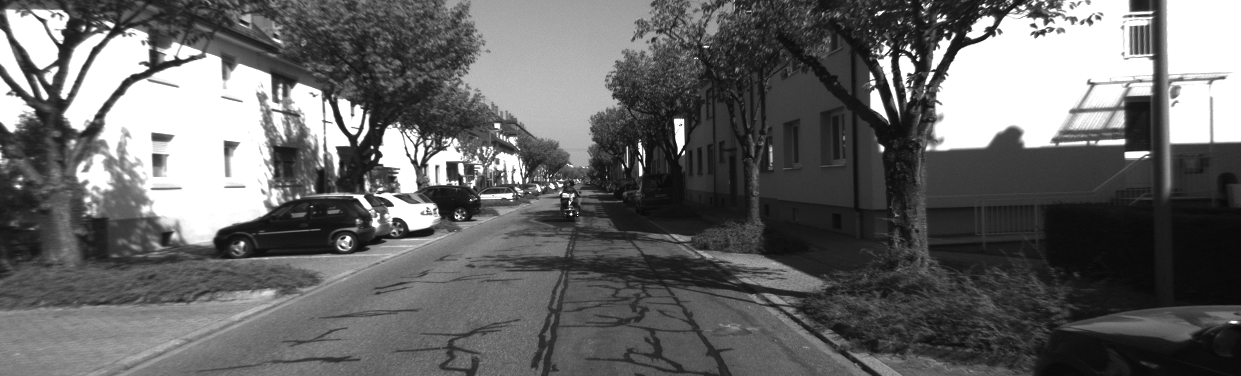
#> input picture src/KITTI_sample/images/10.png, 1241 x 376 px, given in place of 1.png, which was not available
$ python final.py
#> lines starting #> are read from the running program, lines starting #| are printed output that depends on the picture; long printed decimals are rounded; pictures that were not available may be replaced by others from this repository, and a replacement may not be noted
"""
MONOCULAR VISUAL ODOMETRY ON KITTI DATASET

TEAM MEMBERS:
1. Arihant Gaur
2. Saurabh Kemekar
3. Aman Jain
"""


import cv2
import numpy as np
import matplotlib.pyplot as plt
import time


# PARAMETERS THAT CAN BE CHANGED
ImgLoc = '/home/arihant/visod/src/KITTI_sample/images/' # Images Location
GTLoc = '/home/arihant/visod/src/KITTI_sample/poses.txt' # Ground truth location file. Write None if you don't have it.
totImages = 151
FeatureDetect = 'FAST' # FEATURE DETECTION METHOD ('FAST', 'SIFT', 'SURF', 'SHI-TOMASI')
lk_params = dict(winSize=(21, 21), maxLevel=3, criteria=(cv2.TERM_CRITERIA_EPS | cv2.TERM_CRITERIA_COUNT, 30, 0.01)) # Lucas Kanade Parameters for Optical Flow
matchDiff = 1 # Minimum distance in KLT point correspondence
pixDiffThresh = 3 # Skip frame if pixel difference returned from KLT is less than the threshold.
featureThresh = 1000 # Minimum number of features required per frame if the pixel difference goes below the threshold

K = np.array([[7.188560000000e+02, 0.000000000000e+00, 6.071928000000e+02],
	      [0.000000000000e+00, 7.188560000000e+02, 1.852157000000e+02],
	      [0.000000000000e+00, 0.000000000000e+00, 1.000000000000e+00]]) # Camera Matrix of the form np.array([[f, 0, cx], [0, f, cy], [0, 0, 1]]).

OutlierRejection = False # Outlier Removal


def FeatureDetection(img0gray, FeatureDetect):
	if FeatureDetect == 'FAST':
		featuredetect = cv2.FastFeatureDetector_create(threshold = 25, nonmaxSuppression = True)
		kp0 = featuredetect.detect(img0gray)
		kp0 = np.array([kp0[idx].pt for idx in range(len(kp0))], dtype = np.float32)
	elif FeatureDetect == 'SIFT':
		featuredetect = cv2.xfeatures2d.SIFT_create()
		kp0, des0 = featuredetect.detectAndCompute(img0gray, None)
		kp0 = np.array([kp0[idx].pt for idx in range(len(kp0))], dtype = np.float32)
	elif FeatureDetect == 'SURF':
		featuredetect = cv2.xfeatures2d.SURF_create()
		kp0, des0 = featuredetect.detectAndCompute(img0gray, None)
		kp0 = np.array([kp0[idx].pt for idx in range(len(kp0))], dtype = np.float32)
	return kp0

def FeatureTracking(image_ref, image_cur, px_ref):


    # Feature Correspondence with Backtracking Check
    kp2, st, err = cv2.calcOpticalFlowPyrLK(image_ref, image_cur, px_ref, None, **lk_params)
    kp1, st, err = cv2.calcOpticalFlowPyrLK(image_cur, image_ref, kp2, None, **lk_params)

    d = abs(px_ref - kp1).reshape(-1, 2).max(-1)  # Verify the absolute difference between feature points
    good = d < matchDiff  # Verify which features produced good results by the difference being less
                               # than the fMATCHING_DIFF threshold.
    # Error Management
    if len(d) == 0:
        print('Error: No matches where made.')
    elif list(good).count(True) <= 5:  # If less than 5 good points, it uses the features obtain without the backtracking check
        print('Warning: No match was good. Returns the list without good point correspondence.')
        return kp1, kp2, 0

    # Create new lists with the good features
    n_kp1, n_kp2 = [], []
    for i, good_flag in enumerate(good):
        if good_flag:
            n_kp1.append(kp1[i])
            n_kp2.append(kp2[i])

    # Format the features into float32 numpy arrays
    n_kp1, n_kp2 = np.array(n_kp1, dtype=np.float32), np.array(n_kp2, dtype=np.float32)

    # Verify if the point correspondence points are in the same
    # pixel coordinates. If true the car is stopped (theoretically)
    d = abs(n_kp1 - n_kp2).reshape(-1, 2).max(-1)

    # The mean of the differences is used to determine the amount
    # of distance between the pixels
    diff_mean = np.mean(d)

    return n_kp1, n_kp2, diff_mean

def Triangulation(R, t, kp0, kp1, K):
	P0 = np.array([[1, 0, 0, 0], [0, 1, 0, 0], [0, 0, 1, 0]])
	P0 = K.dot(P0)
	P1 = np.hstack((R, t))
	P1 = K.dot(P1)
	points1 = kp0.reshape(2, -1)
	points2 = kp1.reshape(2, -1)
	cloud = cv2.triangulatePoints(P0, P1, points1, points2).reshape(-1, 4)[:, :3]
	return cloud

def AbsoluteScale(groundTruth, i):
	T_mat = groundTruth[i-1].strip().split()
	x_p = float(T_mat[3])
	y_p = float(T_mat[7])
	z_p = float(T_mat[11])

	T_mat = groundTruth[i].strip().split()
	x = float(T_mat[3])
	y = float(T_mat[7])
	z = float(T_mat[11])

	Enorm = np.sqrt((x - x_p)**2 + (y - y_p)**2 + (z - z_p)**2)
	return Enorm

def RelativeScale(last_cloud, new_cloud):
	min_idx = min([self.new_cloud.shape[0],self.last_cloud.shape[0]])
	p_Xk = self.new_cloud[:min_idx]
	Xk = np.roll(p_Xk,shift = -3)
	p_Xk_1 = self.last_cloud[:min_idx]
	Xk_1 = np.roll(p_Xk_1,shift = -3)
	d_ratio = (np.linalg.norm(p_Xk_1 - Xk_1,axis = -1))/(np.linalg.norm(p_Xk - Xk,axis = -1))

	return np.median(d_ratio)

t = []
R = []
clahe = cv2.createCLAHE(clipLimit=5.0)
# Plotting values for absolute scale
t.append(tuple([[0], [0], [0]]))
R.append(tuple(np.zeros((3,3))))

i = 1
if GTLoc is not None:
	with open(GTLoc) as f:
#> (reads src/KITTI_sample/poses.txt from the repository)
		groundTruthValues = f.readlines()


while(1):
	img0 = cv2.imread(ImgLoc+str(i)+'.png') # First frame acquisition
#> img0 is the input picture: shape (376, 1241, 3); min 8, max 255, mean 102.3
	img0gray = cv2.cvtColor(img0, cv2.COLOR_BGR2GRAY)
	img0gray = clahe.apply(img0gray)
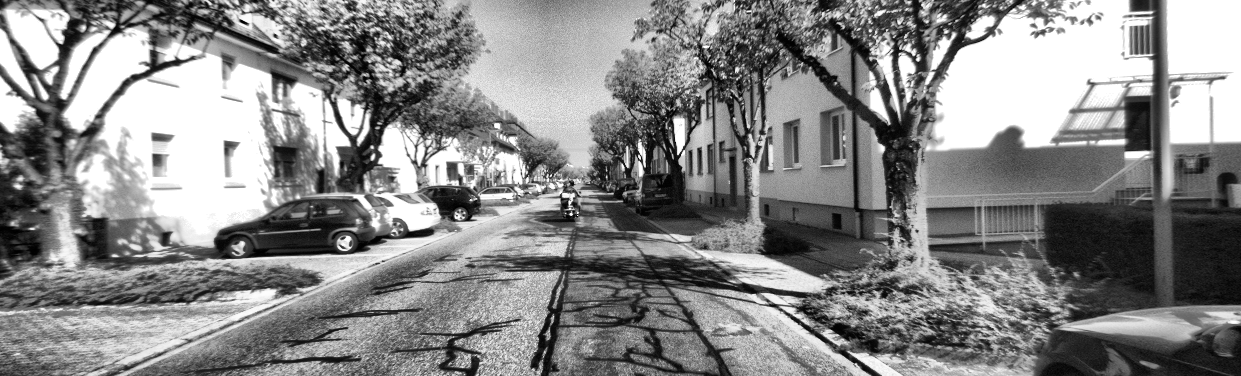
#> img0gray: shape (376, 1241); min 0, max 255, mean 135.9
	# FEATURE DETECTION
	kp0 = FeatureDetection(img0gray, FeatureDetect)
#> in FeatureDetection, `kp0 = featuredetect.detect(img0gray)`: kp0 = 11309 keypoints; strongest (x, y, size): (678, 153, 7), (571, 215, 7), (553, 316, 7), (372, 147, 7)
#> in FeatureDetection, `kp0 = np.array([kp0[idx].pt for idx in range(len(kp0))], dtype = np.fl..`: kp0 = 11309 pairs, first value 3 to 1237, second value 3 to 372
	print(len(kp0))
#| 11309

	img1 = cv2.imread(ImgLoc+str(i+1)+'.png') # Second frame acquisition
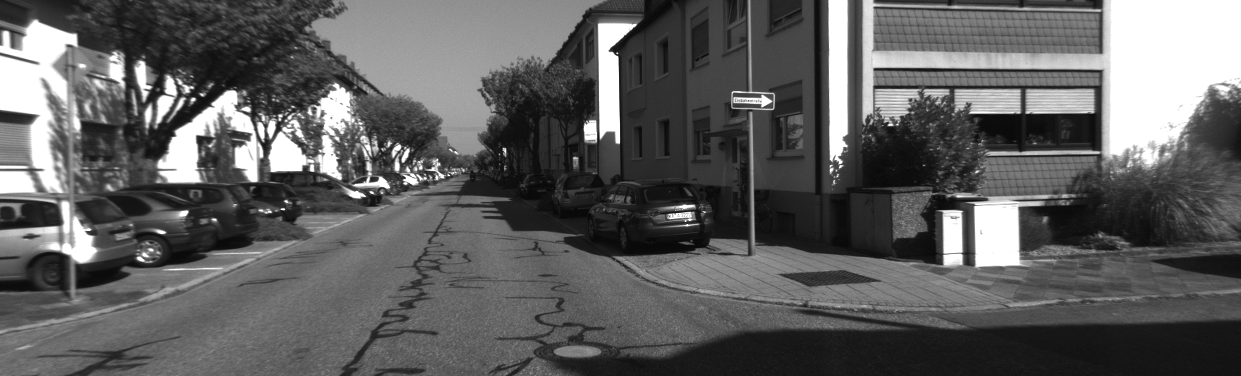
#> input picture src/KITTI_sample/images/100.png, 1241 x 376 px, given in place of 2.png, which was not available
#> img1 is the input picture: shape (376, 1241, 3); min 7, max 255, mean 95
	img1gray = cv2.cvtColor(img1, cv2.COLOR_BGR2GRAY)
	img1gray = clahe.apply(img1gray)
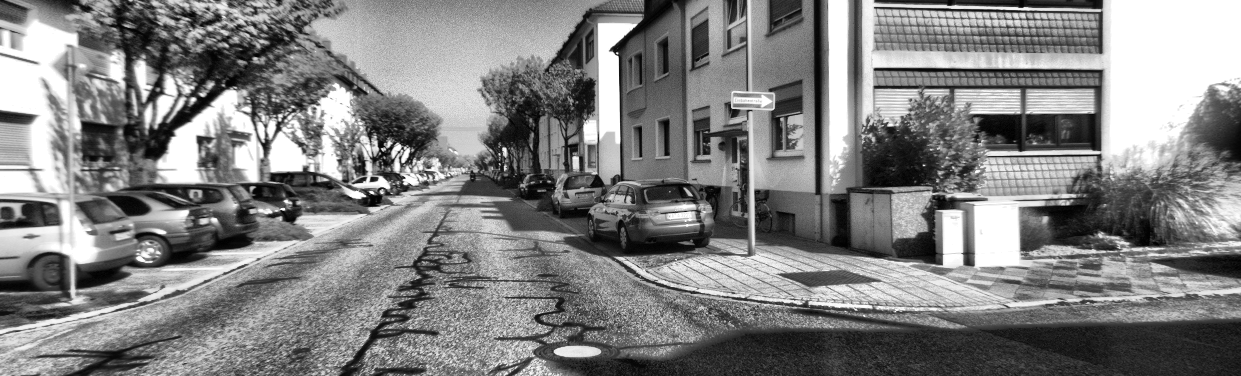
#> img1gray: shape (376, 1241); min 1, max 255, mean 129
	# FEATURE TRACKING
	kp0, kp1, diff = FeatureTracking(img0gray, img1gray, kp0)
#> in FeatureTracking, `kp2, st, err = cv2.calcOpticalFlowPyrLK(image_ref, image_cur, px_ref, ..`: kp2 = 11309 pairs, first value -107.6 to 1338.4, second value -99.93 to 528.7; st = 11309 values, max 1 at index 0, min 0 at index 22, mean 0.869
#> in FeatureTracking, `kp1, st, err = cv2.calcOpticalFlowPyrLK(image_cur, image_ref, kp2, Non..`: kp1 = 11309 pairs, first value -134.9 to 1524.2, second value -298 to 590.3; st = 11309 values, max 1 at index 1, min 0 at index 0, mean 0.679
#> in FeatureTracking, `d = abs(px_ref - kp1).reshape(-1, 2).max(-1)`: d = 11309 values, max 1134 at index 11180, min 0.0467 at index 5645, mean 108.4
#> the loop in FeatureTracking, `for i, good_flag in enumerate(good):` made 11309 passes
#> after the loop in FeatureTracking, `for i, good_flag in enumerate(good):`: n_kp1 = 110 pairs, first value 10.16 to 992.7, second value 2.31 to 368.7; n_kp2 = 110 pairs, first value 64.57 to 981.5, second value 13.97 to 357.1
#> in FeatureTracking, `d = abs(n_kp1 - n_kp2).reshape(-1, 2).max(-1)`: d = 110 values, max 132.7 at index 11, min 8.33 at index 58, mean 41.98
#> in FeatureTracking, `diff_mean = np.mean(d)`: diff_mean = 41.98
#> kp0 has the same summary as n_kp1 in FeatureTracking; kp1 has the same summary as n_kp2 in FeatureTracking; diff = 41.98
	print(diff)
#| 41.977
	if diff < pixDiffThresh: # If pixel difference is not sufficient (almost no motion)
		i = i + 1
	else:
		i = i + 2
		break

# Essential matrix calculation
E, mask = cv2.findEssentialMat(kp1, kp0, K, method = cv2.RANSAC, prob = 0.999, threshold = 0.4, mask = None)
#> E = [[0.189, -0.259, 0.386], [-0.0612, -0.21, -0.57], [-0.205, 0.576, 0.0309]]; mask = 110 values, max 1 at index 16, min 0 at index 0, mean 0.145
if OutlierRejection:
	kp0 = kp0[mask.ravel() ==1]
	kp1 = kp1[mask.ravel() ==1]

# Pose recovery
_, R0, t0, mask = cv2.recoverPose(E, kp0, kp1, K)
#> R0 = [[0.747, -0.322, -0.582], [0.124, 0.927, -0.355], [0.653, 0.193, 0.732]]; t0 = [0.704, 0.504, 0.5]; mask = 110 values from 255 to 255
t_curr = R0.dot(t0)
#> t_curr = [0.0723, 0.377, 0.923]
R_curr = R0
#> R_curr has the same summary as R0
t.append(tuple(t_curr))
R.append(tuple(R_curr))

# Triangulation
Xnew = Triangulation(R0, t0, kp0, kp1, K)
#> in Triangulation, `P1 = np.hstack((R, t))`: P1 = [[0.747, -0.322, -0.582, 0.704], [0.124, 0.927, -0.355, 0.504], [0.653, 0.193, 0.732, 0.5]]
#> in Triangulation, `P1 = K.dot(P1)`: P1 = [[933.6, -114.5, 26.3, 809.6], [209.9, 702, -119.4, 455.2], [0.653, 0.193, 0.732, 0.5]]
#> in Triangulation, `cloud = cv2.triangulatePoints(P0, P1, points1, points2).reshape(-1, 4)..`: cloud = 110 rows, first 8: [0.19, 0.511, 0.147], [0.421, 0.514, 0.0942], [0.093, 0.508, -0.234], [0.24, 0.49, 0.155], [0.282, 0.487, 0.157], [0.215, 0.485, 0.165], [0.38, 0.483, 0.373], [0.339, 0.476, 0.257]
#> Xnew has the same summary as cloud in Triangulation
#print(Xnew)
canvas = np.zeros((500,500,3), dtype = np.uint8)
while(i <= 151):
	#print(i)
	Ti = time.time()
	img0 = img1
	img0gray = img1gray
	Xold = Xnew
#> Xold has the same summary as cloud in Triangulation
	kp0 = kp1
#> kp0 has the same summary as n_kp2 in FeatureTracking

	img1 = cv2.imread(ImgLoc+str(i)+'.png') # Image acquisition
	img1gray = cv2.cvtColor(img1, cv2.COLOR_BGR2GRAY)
	img1gray = clahe.apply(img1gray)

	# Feature tracking
	kp0, kp1, diff = FeatureTracking(img0gray, img1gray, kp0)
#> the loop in FeatureTracking (call 2), `for i, good_flag in enumerate(good):` made 110 passes
#> diff = 0
	print(diff, kp0.shape[0])
#| 0.0 110
	if diff < pixDiffThresh:
		if kp0.shape[0] < featureThresh:
			kp1 = FeatureDetection(img0gray, FeatureDetect)
#> in FeatureDetection (call 2), `kp0 = featuredetect.detect(img0gray)`: kp0 = 9990 keypoints; strongest (x, y, size): (923, 165, 7), (610, 50, 7), (617, 53, 7), (371, 181, 7)
#> kp1 = 9990 pairs, first value 3 to 1237, second value 3 to 372
			i = i + 1
			continue
	# Pose recovery
	E, mask = cv2.findEssentialMat(kp1, kp0, K, method = cv2.RANSAC, prob = 0.999, threshold = 0.4, mask = None)
	if OutlierRejection:
		indx = np.where(mask == 1)
		kp0 = kp0[indx[0]]
		kp1 = kp1[indx[0]]
	_, R0, t0, mask = cv2.recoverPose(E, kp0, kp1, K)

	# Triangulation
	Xnew = Triangulation(R0, t0, kp0, kp1, K)
	#print(t_currR)
	if GTLoc is not None:
		scale = AbsoluteScale(groundTruthValues, i-1)
	else:
		scale = RelativeScale(Xold, Xnew)

	t_curr = t_curr + scale * R_curr.dot(t0)
	R_curr = R0.dot(R_curr)

	if kp0.shape[0] < featureThresh:
		kp1 = FeatureDetection(img1gray, FeatureDetect)

	cv2.circle(canvas, (int(t_curr[0]) + 200, int(t_curr[2]) + 200), 2, (0,0,255), -1)
	cv2.imshow('frame',img1)
	cv2.imshow('canvas',canvas)
	if cv2.waitKey(1) % 0xff == ord('q'):
		break
	i = i + 1
	Tf = time.time()
	#print(1/(Tf - Ti))

cv2.destroyAllWindows()
cv2.imshow('canvas',canvas)
cv2.waitKey(0)
cv2.destroyAllWindows()
